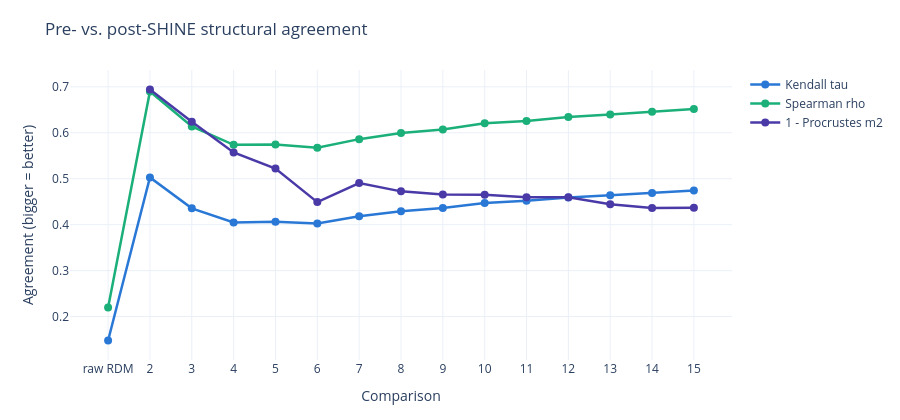

The cell this chart's notebook holds for it:
### Code cell
fig_cross_cohort_agreement(agreement, MDS_DIMS).show()

### Figure 1 — Plotly figure (JSON) as saved in the notebook; plotly's stock layout.template omitted (floating-point values rounded to 4 significant figures)
{"data": [{"line": {"color": "#2a78d6", "width": 2.5}, "marker": {"size": 8}, "mode": "lines+markers", "name": "Kendall tau", "x": ["raw RDM", "2", "3", "4", "5", "6", "7", "8", "9", "10", "11", "12", "13", "14", "15"], "y": [0.1479, 0.5028, 0.4356, 0.4047, 0.4066, 0.4027, 0.4185, 0.4294, 0.4361, 0.4473, 0.4519, 0.4592, 0.464, 0.4692, 0.4744], "type": "scatter"}, {"line": {"color": "#1baf7a", "width": 2.5}, "marker": {"size": 8}, "mode": "lines+markers", "name": "Spearman rho", "x": ["raw RDM", "2", "3", "4", "5", "6", "7", "8", "9", "10", "11", "12", "13", "14", "15"], "y": [0.2198, 0.69, 0.6139, 0.5738, 0.5746, 0.5677, 0.5862, 0.5997, 0.607, 0.6205, 0.6257, 0.6341, 0.6399, 0.6458, 0.6517], "type": "scatter"}, {"line": {"color": "#4a3aa7", "width": 2.5}, "marker": {"size": 8}, "mode": "lines+markers", "name": "1 - Procrustes m2", "x": ["raw RDM", "2", "3", "4", "5", "6", "7", "8", "9", "10", "11", "12", "13", "14", "15"], "y": [null, 0.6942, 0.6242, 0.5571, 0.5221, 0.4491, 0.4907, 0.4725, 0.4657, 0.465, 0.4598, 0.4595, 0.4445, 0.4364, 0.4368], "type": "scatter"}], "layout": {"xaxis": {"title": {"text": "Comparison"}, "type": "category"}, "yaxis": {"title": {"text": "Agreement (bigger = better)"}}, "margin": {"l": 70, "r": 40, "t": 70, "b": 60}, "title": {"text": "Pre- vs. post-SHINE structural agreement"}, "height": 420, "showlegend": true}}
